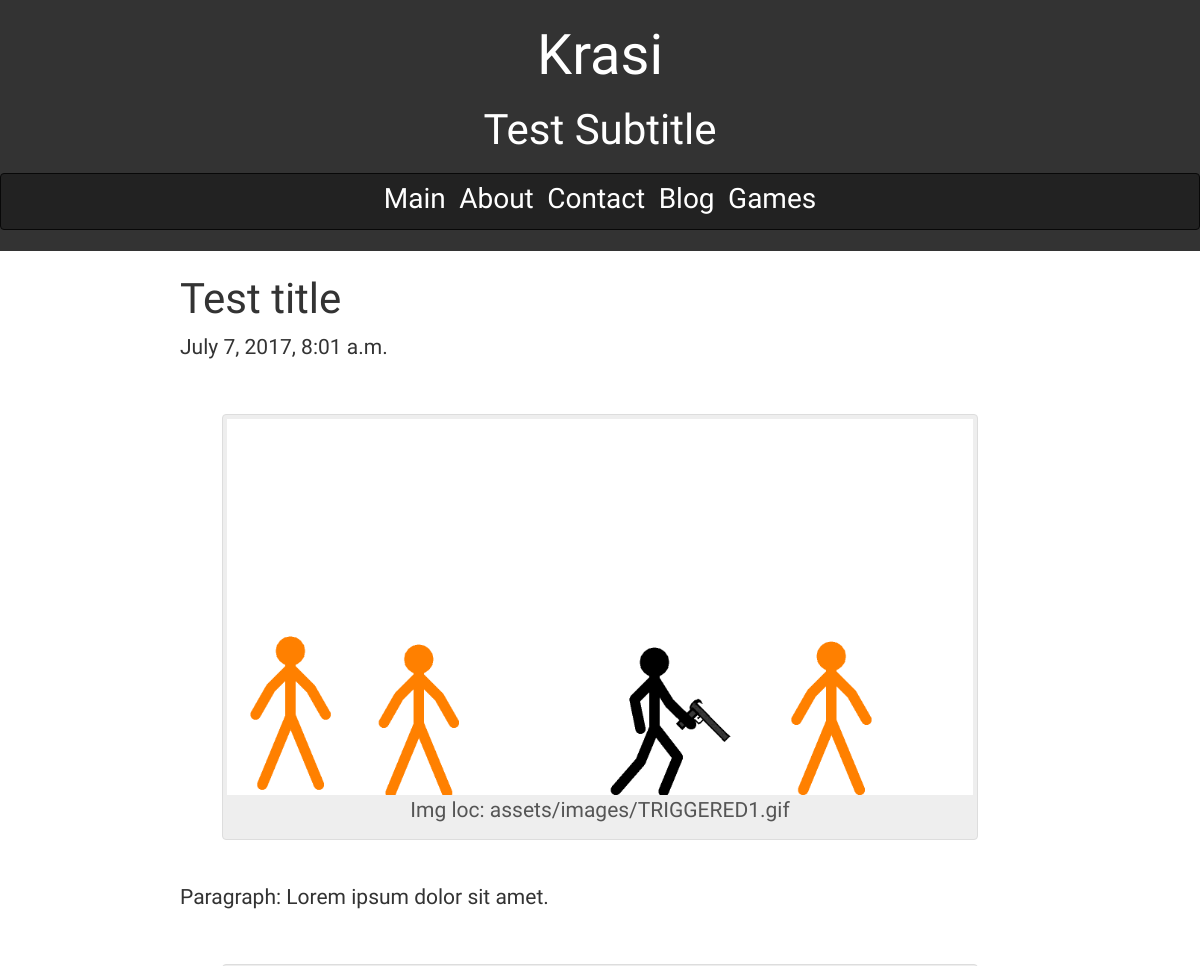
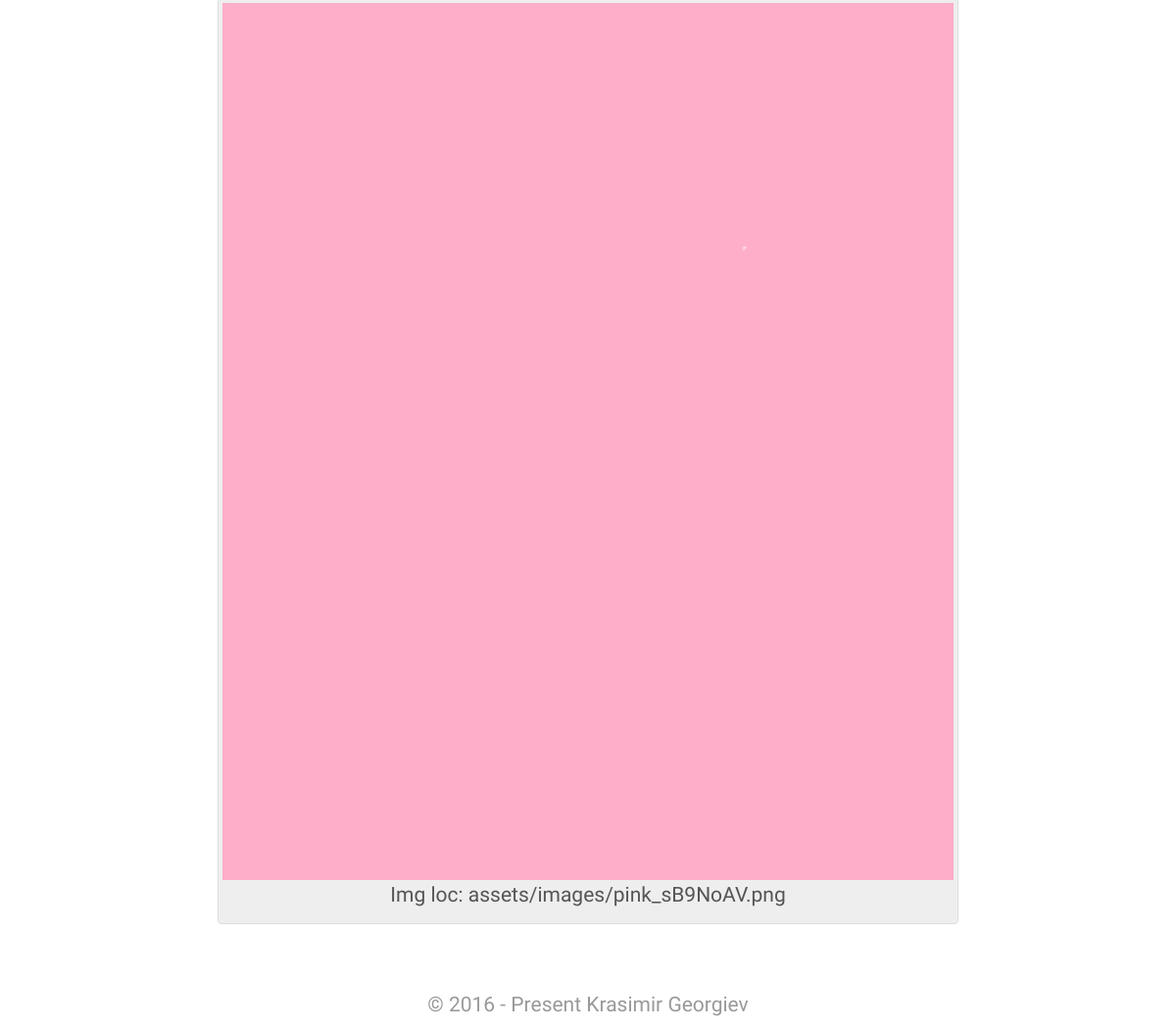
Page /blog/1/ on the committed database (2 pictures, top to bottom).
### blog/models.py (models this page shows, shortened)
class Blog(models.Model):
	title = models.CharField(max_length = 255)
	created_at = models.DateTimeField(auto_now_add = True)
	writer = models.CharField(max_length = 255)
	shareable = models.BooleanField(default = False)
	categories = models.ManyToManyField("Category")
	class Meta():
		ordering = ['-created_at', ]

class Image(models.Model):
	src = models.ImageField(upload_to = "assets/images")
	blog = models.ForeignKey(Blog)
	order = models.IntegerField(default = 0)
	def path(self):
		image_path = self.src.url.split('/')[1:]
		return '/'.join(image_path)

class Paragraph(models.Model):
	text = models.TextField()
	blog = models.ForeignKey(Blog)
	order = models.IntegerField(default = 0)

### blog/views.py (the view)
# urls.py: url(r'(?P<pk>\d+)/', views.blog_detail, name = "blog_detail"),
def blog_detail(request, pk):
	blog = Blog.objects.get(pk=pk)
	images = blog.image_set.all()
	paragraphs = blog.paragraph_set.all()
	blog_parts_list = list(images) + list(paragraphs)
	blog_parts_list.sort(key=lambda x: x.order)
	return render(request, 'blog/blog_detail.html',
		{'blog': blog, 'blog_parts_list': blog_parts_list})

### blog/templatetags/app_filters.py (called while the page is built)
@register.filter
def isinst(obj, object_type):
	isinstbool = object_type in str(type(obj))
	return isinstbool

### blog/templates/blog/blog_detail.html
{% extends 'blog/layout.html' %}
{% load static %}
{% load app_filters %}
{% block content %}
	<h3 id = "title">{{ blog.title }}</h3>
	<p id = "date">{{ blog.created_at }}</p>
	{% for part in blog_parts_list %}
		{% if part|isinst:"Paragraph" %}
			<p>Paragraph: {{ part.text }}</p>
		{% elif part|isinst:"Image" %}
			<div class = "image_box thumbnail">
				<img src = "{% static part.path %}">
				<p>Img loc: {{ part.src }}</p>
			</div>
		{% else %}
			<p>Unknown Type: {{ part }}</p>
			<p>If intended, add to the elif statement in blog_detail.html</p>
		{% endif %}
	{% endfor %}
{% endblock %}

### assets/css/main.css (style rules this page uses)
body { font-family: 'Ubuntu', sans-serif; }
* { padding-left: 0; }
p { font-size: 1.5em; }
.image_box { width: 90%; margin: 5%; float: left; background-color: #eee; }
.image_box img { width: 100%; }
.image_box p { text-align: center; width: 100%; word-wrap: break-word; color: #555; }
#title { font-size: 3em; }

### rows in the picture
Blog: title "Test title", created_at "July 7, 2017, 8:01 a.m."
Image: src (picture), src "assets/images/TRIGGERED1.gif"
Paragraph: text "Lorem ipsum dolor sit amet."
Image: src (picture), src "assets/images/pink_sB9NoAV.png"
